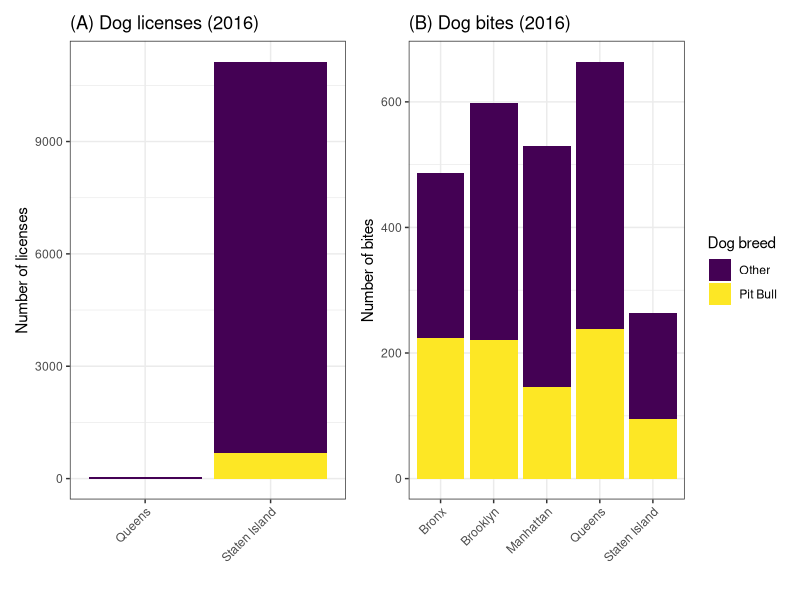

Recreate this plot in R.
## ---- chunk 1
knitr::opts_chunk$set(echo = FALSE)

library(tidyverse)
library(patchwork)

theme_set(theme_bw())

dog_bite = read_csv('./data/dog_bite_12.4.csv',
                    col_types = cols(unique_id = col_integer(),
                                     date_of_bite = col_date(format = ""),
                                     species = col_character(),
                                     breed = col_character(),
                                     age = col_integer(),
                                     gender = col_character(),
                                     spay_neuter = col_logical(),
                                     borough = col_character(),
                                     zip_code = col_integer(),
                                     pit_bull = col_logical(),
                                     zip_match = col_logical(),
                                     zip_code_imputed = col_integer()))

# dog bite data from only 2016 to match dog licensing data
dg_2016 = dog_bite %>%
  filter(date_of_bite > '2016-01-01' & date_of_bite < '2016-12-31')


license = read_csv('./data/cleaned_license_data.csv', 
                   col_types = cols(row_number = col_integer(),
                                    breed_name = col_character(),
                                    zip_code = col_integer(),
                                    borough = col_character(),
                                    cleaned_borough = col_character(),
                                    final_borough = col_character(),
                                    issued_year = col_integer(),
                                    expired_year = col_integer(),
                                    pit_bull = col_logical()))

## ---- chunk 2
# number of dog bites (pitbull vs. other) by boro
bite_counts = dg_2016 %>%
  group_by(borough, pit_bull) %>% # group by borough and whether the dog was a pit bull or not
  count %>% # get total counts
  ungroup %>%
  spread(key = pit_bull, value = n)  %>%
  `colnames<-`(c('boro', 'not_pitbull_bites', 'pitbull_bites')) %>%
  mutate(total_bites = `not_pitbull_bites` + `pitbull_bites`)

# number of registered dogs (pitbull vs. other) by boro
license_counts = license %>%
  group_by(final_borough, pit_bull) %>%
  count %>%
  spread(key = pit_bull, value = n) %>%
  dplyr::select(1:3) %>%
  `colnames<-`(c('boro', 'not_pitbull_lic', 'pitbull_lic')) %>%
  mutate(total_lic = `not_pitbull_lic` + `pitbull_lic`)


master = dplyr::inner_join(bite_counts, license_counts, by = 'boro') %>%
  filter(boro != 'Other')

## ---- chunk 3
# print table of dog bites / licenses by borough
master %>%
  mutate('Percent' = round((total_bites / total_lic) * 100, 2)) %>%
  dplyr::select(boro, total_lic, total_bites, Percent) %>%
  arrange(-total_lic) %>%
  `colnames<-`(c('Borough', 'No. Licenses', 'No. bites', 'Percent')) %>%
  knitr::kable()
## ---- chunk 4
# number of licenses in each borough in 2016 by breed type
lic_bar = license %>%
  filter(final_borough != 'Other') %>% # remove unknown borough
  ggplot(aes(x = final_borough, fill = pit_bull)) +
  geom_bar() +  # bar plot
  viridis::scale_fill_viridis( # color scheme
    name = 'Dog breed',
    labels = c('Other', 'Pit Bull'),
    discrete = T
  ) + 
  theme(legend.position = 'bottom') + 
  labs(title = '(A) Dog licenses (2016)',
       x = '',
       y = 'Number of licenses')

# number of dog bites in each borough by breed type
bite_bar_2016 = dg_2016 %>%
  filter(borough != 'Other') %>%
  ggplot(aes(x = borough, fill = pit_bull)) +
  geom_bar() + 
  viridis::scale_fill_viridis(
    name = 'Dog breed',
    labels = c('Other', 'Pit Bull'),
    discrete = T
  ) + 
  labs(title = '(B) Dog bites (2016)',
       x = '',
       y = 'Number of bites') +
  theme(legend.position = 'right')


# print figures
lic_bar + theme(legend.position = 'none',
                axis.text.x = element_text(angle = 45, hjust = 1)) + bite_bar_2016 + theme(axis.text.x = element_text(angle = 45, hjust = 1))
